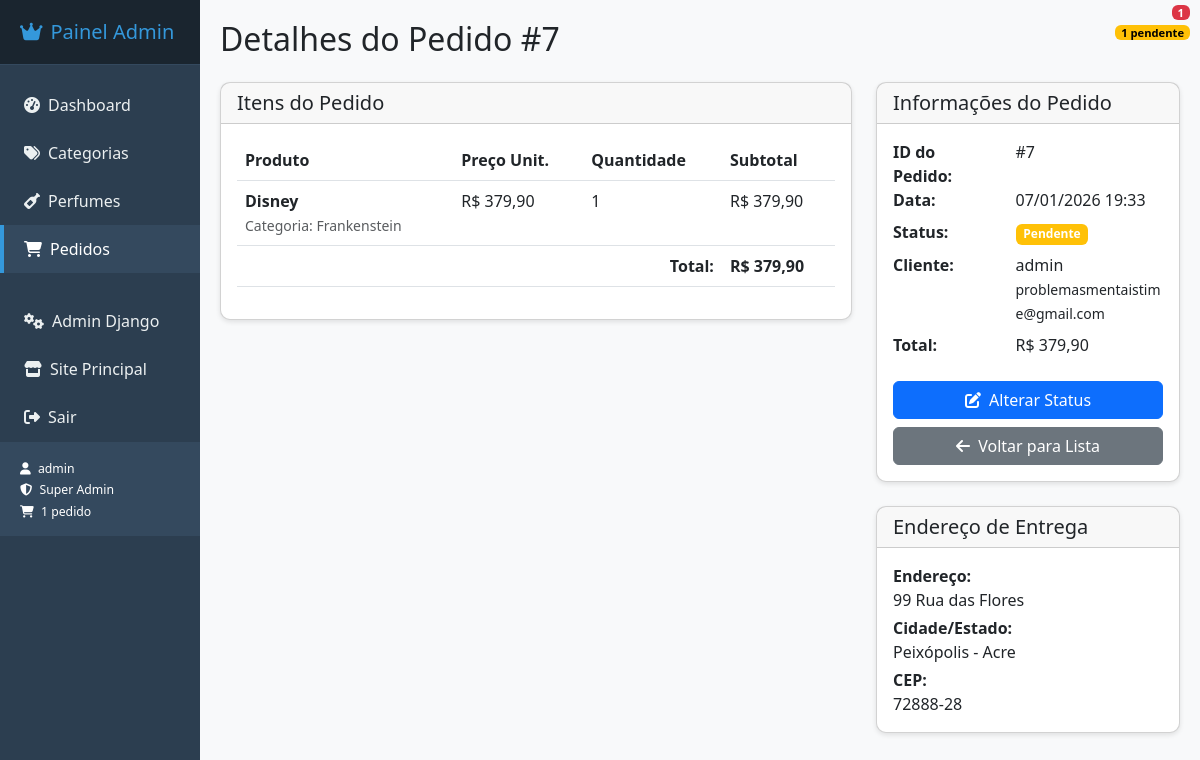
Page /painel-admin/pedidos/7/ (signed in) on the committed database.
### perfumaria/models.py (models this page shows, shortened)
class Pedido(models.Model):
    STATUS_CHOICES = [
        ("P", "Pendente"),
        ("PA", "Pago"),
        ("E", "Enviado"),
    ]
    cliente = models.ForeignKey(
        User, on_delete=models.CASCADE, related_name="pedidos"
    )
    endereco_entrega = models.ForeignKey(
        EnderecoEntrega, on_delete=models.PROTECT, related_name="pedidos"
    )
    data_pedido = models.DateTimeField(auto_now_add=True)
    status = models.CharField(max_length=2, choices=STATUS_CHOICES, default="P")
    def total_pedido(self):
        return sum(item.quantity * item.produto.preco for item in self.itens.all())

class ItemPedido(models.Model):
    pedido = models.ForeignKey(Pedido, on_delete=models.CASCADE, related_name="itens")
    produto = models.ForeignKey(Perfume, on_delete=models.CASCADE)
    quantity = models.IntegerField()
    preco = models.DecimalField(max_digits=10, decimal_places=2)
    def get_subtotal(self):
        return self.quantity * self.preco

class Perfume(models.Model):
    nome = models.CharField(max_length=200)
    descricao = models.TextField(blank=True, null=True)
    preco = models.DecimalField(max_digits=10, decimal_places=2)
    categoria = models.ForeignKey(Categoria, on_delete=models.CASCADE, related_name='perfumes')
    estoque = models.SmallIntegerField(default=0)  # Adicione default=0
    imagem = models.ImageField(
        upload_to='perfumes/',
        blank=True,
        null=True,
        verbose_name="Foto do Perfume",
        help_text="Formatos suportados: JPG, PNG, GIF. Tamanho máximo: 5MB"
    )
    destaque = models.BooleanField(default=False)
    data_cadastro = models.DateTimeField(auto_now_add=True)

class Categoria(models.Model):
    nome = models.CharField(max_length=100)
    slug = models.SlugField(unique=True, blank=True, null=True)
    ordem = models.IntegerField(default=0)
    class Meta:
        ordering = ['ordem']

class EnderecoEntrega(models.Model):
    cliente = models.ForeignKey(
        User, on_delete=models.CASCADE, related_name="enderecos"
    )
    endereco = models.CharField(max_length=255)
    cidade = models.CharField(max_length=100)
    estado = models.CharField(max_length=100)
    cep = models.CharField(max_length=20)

### perfumaria/urls.py (the view)
# urls.py: path('painel-admin/pedidos/<int:pk>/', login_required(PedidoDetailView.as_view()), name='admin_pedido_detail'),
class PedidoDetailView(views.DetailView):
    model = Pedido
    template_name = 'perfumaria/painel_admin/pedido_detail.html'
    context_object_name = 'pedido'
    def get_context_data(self, **kwargs):
        context = super().get_context_data(**kwargs)
        context['STATUS_CHOICES'] = Pedido.STATUS_CHOICES
        return context

### perfumaria/context_processors.py (called while the page is built)
def categorias_context(request):
    Categoria = apps.get_model('perfumaria', 'Categoria')
    FooterInfo = apps.get_model('perfumaria', 'FooterInfo')
    try:
        categorias = Categoria.objects.all().order_by('ordem')
    except Exception:
        categorias = []
    try:
        footer_info = FooterInfo.objects.first()
    except Exception:
        footer_info = None
    return {
        'categorias': categorias,
        'footer_info': footer_info,
    }

def user_pedidos_context(request):
    if request.user.is_authenticated:
        Pedido = apps.get_model('perfumaria', 'Pedido')
        try:
            meus_pedidos_count = Pedido.objects.filter(cliente=request.user).count()
            meus_pedidos_pendentes = Pedido.objects.filter(cliente=request.user, status='P').count()
            return {
                'meus_pedidos_count': meus_pedidos_count,
                'meus_pedidos_pendentes': meus_pedidos_pendentes,
                'ultimos_pedidos': Pedido.objects.filter(cliente=request.user).order_by('-data_pedido')[:3]
            }
        except Exception:
            return {
                'meus_pedidos_count': 0,
                'meus_pedidos_pendentes': 0,
                'ultimos_pedidos': []
            }
    return {
        'meus_pedidos_count': 0,
        'meus_pedidos_pendentes': 0,
        'ultimos_pedidos': []
    }

### perfumaria/templates/perfumaria/painel_admin/pedido_detail.html
{% extends 'perfumaria/painel_admin/index.html' %}
{% block page_title %}Detalhes do Pedido #{{ pedido.id }}{% endblock %}
{% block content %}
<div class="row">
    <div class="col-md-8">
        <div class="card mb-4">
            <div class="card-header">
                <h5 class="mb-0">Itens do Pedido</h5>
            </div>
            <div class="card-body">
                <table class="table">
                    <thead>
                        <tr>
                            <th>Produto</th>
                            <th>Preço Unit.</th>
                            <th>Quantidade</th>
                            <th>Subtotal</th>
                        </tr>
                    </thead>
                    <tbody>
                        {% for item in pedido.itens.all %}
                        <tr>
                            <td>
                                <strong>{{ item.produto.nome }}</strong><br>
                                <small class="text-muted">Categoria: {{ item.produto.categoria.nome }}</small>
                            </td>
                            <td>R$ {{ item.preco|floatformat:2 }}</td>
                            <td>{{ item.quantity }}</td>
                            <td>R$ {{ item.get_subtotal|floatformat:2 }}</td>
                        </tr>
                        {% endfor %}
                    </tbody>
                    <tfoot>
                        <tr>
                            <td colspan="3" class="text-end"><strong>Total:</strong></td>
                            <td><strong>R$ {{ pedido.total_pedido|floatformat:2 }}</strong></td>
                        </tr>
                    </tfoot>
                </table>
            </div>
        </div>
    </div>
    <div class="col-md-4">
        <div class="card mb-4">
            <div class="card-header">
                <h5 class="mb-0">Informações do Pedido</h5>
            </div>
            <div class="card-body">
                <dl class="row">
                    <dt class="col-sm-5">ID do Pedido:</dt>
                    <dd class="col-sm-7">#{{ pedido.id }}</dd>
                    <dt class="col-sm-5">Data:</dt>
                    <dd class="col-sm-7">{{ pedido.data_pedido|date:"d/m/Y H:i" }}</dd>
                    <dt class="col-sm-5">Status:</dt>
                    <dd class="col-sm-7">
                        {% if pedido.status == 'P' %}
                            <span class="badge bg-warning">Pendente</span>
                        {% elif pedido.status == 'PA' %}
                            <span class="badge bg-success">Pago</span>
                        {% elif pedido.status == 'E' %}
                            <span class="badge bg-info">Enviado</span>
                        {% endif %}
                    </dd>
                    <dt class="col-sm-5">Cliente:</dt>
                    <dd class="col-sm-7">
                        {{ pedido.cliente.username }}<br>
                        <small>{{ pedido.cliente.email }}</small>
                    </dd>
                    <dt class="col-sm-5">Total:</dt>
                    <dd class="col-sm-7">R$ {{ pedido.total_pedido|floatformat:2 }}</dd>
                </dl>
                <div class="d-grid gap-2">
                    <a href="{% url 'perfumaria:admin_pedido_update' pedido.pk %}" class="btn btn-primary">
                        <i class="fas fa-edit me-1"></i> Alterar Status
                    </a>
                    <a href="{% url 'perfumaria:admin_pedido_list' %}" class="btn btn-secondary">
                        <i class="fas fa-arrow-left me-1"></i> Voltar para Lista
                    </a>
                </div>
            </div>
        </div>
        <div class="card">
            <div class="card-header">
                <h5 class="mb-0">Endereço de Entrega</h5>
            </div>
            <div class="card-body">
                {% if pedido.endereco_entrega %}
                <p class="mb-1"><strong>Endereço:</strong><br>
                    {{ pedido.endereco_entrega.endereco }}</p>
                <p class="mb-1"><strong>Cidade/Estado:</strong><br>
                    {{ pedido.endereco_entrega.cidade }} - {{ pedido.endereco_entrega.estado }}</p>
                <p class="mb-0"><strong>CEP:</strong><br>
                    {{ pedido.endereco_entrega.cep }}</p>
                {% else %}
                <p class="text-muted">Endereço não informado</p>
                {% endif %}
            </div>
        </div>
    </div>
</div>
{% endblock %}

### perfumaria/templates/perfumaria/painel_admin/index.html (shortened to what this page needs)
<!DOCTYPE html>
<html lang="pt-br">
<head>
    <link href="https://cdn.jsdelivr.net/npm/bootstrap@5.3.0/dist/css/bootstrap.min.css" rel="stylesheet">
    <link rel="stylesheet" href="https://cdnjs.cloudflare.com/ajax/libs/font-awesome/6.4.0/css/all.min.css">
</head>
<body>
    <div class="container-fluid">
        <div class="row">
            <div class="col-md-2 col-lg-2 sidebar">
                <div class="sidebar-header">
                    <h5><i class="fas fa-crown me-2"></i>Painel Admin</h5>
                </div>
                <nav class="nav flex-column mt-3">
                    <a class="nav-link {% if request.path == '/painel-admin/' %}active{% endif %}" href="{% url 'perfumaria:painel_admin' %}">
                        <i class="fas fa-tachometer-alt me-2"></i>Dashboard
                    </a>
                    <a class="nav-link {% if 'categorias' in request.path %}active{% endif %}" href="{% url 'perfumaria:categoria_list' %}">
                        <i class="fas fa-tags me-2"></i>Categorias
                    </a>
                    <a class="nav-link {% if 'perfumes' in request.path %}active{% endif %}" href="{% url 'perfumaria:perfume_list' %}">
                        <i class="fas fa-wine-bottle me-2"></i>Perfumes
                    </a>
                    <a class="nav-link {% if 'pedidos' in request.path and 'painel-admin/pedidos' in request.path %}active{% endif %}" href="{% url 'perfumaria:admin_pedido_list' %}">
                        <i class="fas fa-shopping-cart me-2"></i>Pedidos
                        {% if total_pedidos > 0 %}
                        <span class="badge bg-danger badge-notification">{{ total_pedidos }}</span>
                        {% endif %}
                        {% if pedidos_pendentes > 0 %}
                        <span class="badge badge-pendentes badge-notification" style="top: 25px;">{{ pedidos_pendentes }} pendente{{ pedidos_pendentes|pluralize }}</span>
                        {% endif %}
                    </a>
                    <div class="mt-4">
                        <a class="nav-link" href="/admin/" target="_blank">
                            <i class="fas fa-cogs me-2"></i>Admin Django
                        </a>
                        <a class="nav-link" href="{% url 'perfumaria:home' %}">
                            <i class="fas fa-store me-2"></i>Site Principal
                        </a>
                        <a class="nav-link" href="{% url 'perfumaria:logout_admin' %}">
                            <i class="fas fa-sign-out-alt me-2"></i>Sair
                        </a>
                    </div>
                </nav>
                <div class="user-info">
                    <small>
                        <i class="fas fa-user me-1"></i> {{ user.username }}<br>
                        <i class="fas fa-shield-alt me-1"></i> Super Admin<br>
                        {% if total_pedidos > 0 %}
                        <i class="fas fa-shopping-cart me-1"></i> {{ total_pedidos }} pedido{{ total_pedidos|pluralize }}
                        {% endif %}
                    </small>
                </div>
            </div>
            <div class="col-md-10 col-lg-10 main-content">
                <h2 class="mb-4">{% block page_title %}Dashboard{% endblock %}</h2>
                {% block content %}{% endblock %}
            </div>
        </div>
    </div>
</body>
</html>

### perfumaria/templates/perfumaria/painel_admin/index.html (style rules this page uses)
body { background-color: #f8f9fa; }
.sidebar { background-color: #2c3e50; min-height: 100vh; color: white; padding: 0; }
.sidebar .nav-link { color: #ecf0f1; padding: 12px 20px; border-left: 4px solid transparent; transition: all 0.3s; }
.sidebar .nav-link.active { background-color: #34495e; border-left: 4px solid #3498db; color: #fff; }
.main-content { padding: 20px; background-color: #f8f9fa; }
.card { margin-bottom: 20px; border-radius: 10px; box-shadow: 0 2px 5px rgba(0,0,0,0.1); }
.sidebar-header { padding: 20px; background-color: #1a252f; border-bottom: 1px solid #34495e; }
.sidebar-header h5 { color: #3498db; margin: 0; }
.user-info { padding: 15px 20px; background-color: #34495e; border-top: 1px solid #2c3e50; font-size: 14px; }
.badge-notification { position: absolute; top: 5px; right: 10px; font-size: 0.7rem; padding: 2px 6px; }
.badge-pendentes { background-color: #ffc107; color: #000; }

### rows in the picture
Pedido: id "7", total_pedido "379,90", data_pedido "07/01/2026 19:33", cliente.username "admin", cliente.email "problemasmentaistime@gmail.com", endereco_entrega.endereco "99 Rua das Flores", endereco_entrega.cidade "Peixópolis", endereco_entrega.estado "Acre", endereco_entrega.cep "72888-28"
ItemPedido: produto.nome "Disney", produto.categoria.nome "Frankenstein", preco "379,90", quantity "1", get_subtotal "379,90"

### other values in the picture
{{ total_pedidos }} "1"
{{ pedidos_pendentes }} "1"
{{ user.username }} "admin"
